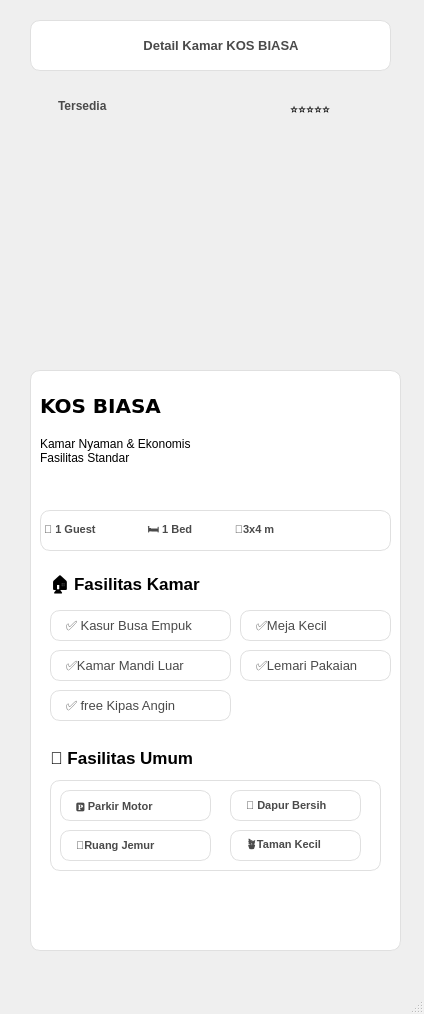
<?xml version="1.0" encoding="UTF-8"?>
<ui version="4.0">
 <class>MainWindow</class>
 <widget class="QMainWindow" name="MainWindow">
  <property name="geometry">
   <rect>
    <x>0</x>
    <y>0</y>
    <width>424</width>
    <height>1014</height>
   </rect>
  </property>
  <property name="windowTitle">
   <string>MainWindow</string>
  </property>
  <widget class="QWidget" name="centralwidget">
   <widget class="QLabel" name="label_biasa">
    <property name="geometry">
     <rect>
      <x>30</x>
      <y>80</y>
      <width>371</width>
      <height>311</height>
     </rect>
    </property>
    <property name="styleSheet">
     <string notr="true">border-image: url(:/detailbiasa/Foto/biasa.jpeg);
background-size: cover;</string>
    </property>
    <property name="text">
     <string/>
    </property>
   </widget>
   <widget class="QLabel" name="label">
    <property name="geometry">
     <rect>
      <x>30</x>
      <y>20</y>
      <width>361</width>
      <height>51</height>
     </rect>
    </property>
    <property name="styleSheet">
     <string notr="true">color:rgba(255,255,255,210);
background-color: #ffffff;      /* Putih seperti di gambar */
    color: #4A4A4A;                 /* Teks abu tua */
    font-size: 10pt; 
 font-weight: bold;               /* Sesuaikan selera */
    
    border-radius: 10px;            /* Biar pill / rounded */
    border: 1px solid #E0E0E0;      /* Garis tipis abu terang (optional) */

    padding-left: 12px;             /* Padding dalam */
    padding-right: 12px;
    padding-top: 6px;
    padding-bottom: 6px;</string>
    </property>
    <property name="text">
     <string>                           Detail Kamar KOS BIASA</string>
    </property>
   </widget>
   <widget class="QPushButton" name="pushButton">
    <property name="geometry">
     <rect>
      <x>40</x>
      <y>30</y>
      <width>101</width>
      <height>31</height>
     </rect>
    </property>
    <property name="styleSheet">
     <string notr="true">QPushButton#pushButton {
    /* Background Gradient Default */
    background-color: qlineargradient(spread:pad, x1:0, y1:0.505682, x2:1, y2:0.477, 
        stop:0 rgba(20, 47, 78, 219), /* Biru Tua */
        stop:1 rgba(85, 98, 112, 226)); /* Abu-abu Kebiruan */
        
    color: rgba(255, 255, 255, 255); /* Teks Putih Solid (lebih jelas) */
    border-radius: 8px; /* Menggunakan 8px agar konsisten dengan elemen lain */
    border: none; /* Pastikan tidak ada border bawaan */
    padding: 10px 25px; /* Padding untuk tombol agar terlihat tebal */
    font-size: 9px; /* Ukuran font yang konsisten */
    font-weight: bold;
}

QPushButton#pushButton:hover {
    /* Gradient Hover: Warna sedikit lebih cerah/kontras */
    background-color: qlineargradient(spread:pad, x1:0, y1:0.505682, x2:1, y2:0.477, 
        stop:0 rgba(40, 67, 98, 219), /* Biru Tua Sedikit Cerah */
        stop:1 rgba(105, 118, 132, 226)); /* Abu-abu Kebiruan Sedikit Cerah */
}

QPushButton#pushButton:pressed {
    /* Efek Pressed (Tombol Tertekan) */
    padding-left: 5px;
    padding-top: 5px;
    /* Memberikan ilusi tombol bergerak ke dalam */
    background-color: rgba(105, 118, 132, 255); /* Warna solid yang lebih gelap/tertarik */
    border-style: inset; /* Opsi lain: inset border */
}</string>
    </property>
    <property name="text">
     <string>&lt;- Kembali</string>
    </property>
   </widget>
   <widget class="QLabel" name="label_2">
    <property name="geometry">
     <rect>
      <x>40</x>
      <y>90</y>
      <width>91</width>
      <height>31</height>
     </rect>
    </property>
    <property name="styleSheet">
     <string notr="true">background-color: qlineargradient(
        spread:pad,
        x1:0, y1:0,
        x2:0, y2:0.715909,
        /* Mulai: Krem Sangat Terang */
        stop:0 rgba(240, 235, 220, 255),  
        /* Tengah: Krem Muda */
        stop:0.375 rgba(220, 215, 200, 255), 
        /* Akhir: Krem Agak Cokelat */
        stop:0.835227 rgba(200, 190, 180, 255) 
    );

    /* Ubah Teks menjadi Gelap (Abu-abu/Cokelat Gelap) agar Kontras di atas latar Krem */
    color: #4A4A4A; 
    
    font-weight: bold;
    border-radius: 8px; 
    padding: 10px 15px;

</string>
    </property>
    <property name="text">
     <string>Tersedia</string>
    </property>
   </widget>
   <widget class="QLabel" name="label_3">
    <property name="geometry">
     <rect>
      <x>290</x>
      <y>100</y>
      <width>91</width>
      <height>16</height>
     </rect>
    </property>
    <property name="font">
     <font>
      <pointsize>9</pointsize>
     </font>
    </property>
    <property name="text">
     <string>⭐️⭐️⭐️⭐️⭐️</string>
    </property>
   </widget>
   <widget class="QLabel" name="label_4">
    <property name="geometry">
     <rect>
      <x>30</x>
      <y>370</y>
      <width>371</width>
      <height>581</height>
     </rect>
    </property>
    <property name="styleSheet">
     <string notr="true">color:rgba(255,255,255,210);
background-color: #ffffff;      /* Putih seperti di gambar */
    color: #4A4A4A;                 /* Teks abu tua */
    font-size: 8pt; 
 font-weight: bold;               /* Sesuaikan selera */
    
    border-radius: 10px;            /* Biar pill / rounded */
    border: 1px solid #E0E0E0;      /* Garis tipis abu terang (optional) */

    padding-left: 12px;             /* Padding dalam */
    padding-right: 12px;
    padding-top: 6px;
    padding-bottom: 6px;</string>
    </property>
    <property name="text">
     <string/>
    </property>
   </widget>
   <widget class="QLabel" name="label_5">
    <property name="geometry">
     <rect>
      <x>40</x>
      <y>380</y>
      <width>211</width>
      <height>51</height>
     </rect>
    </property>
    <property name="font">
     <font>
      <family>Verdana</family>
      <pointsize>15</pointsize>
      <weight>75</weight>
      <bold>true</bold>
     </font>
    </property>
    <property name="text">
     <string>KOS BIASA </string>
    </property>
   </widget>
   <widget class="QLabel" name="label_6">
    <property name="geometry">
     <rect>
      <x>220</x>
      <y>390</y>
      <width>161</width>
      <height>101</height>
     </rect>
    </property>
    <property name="font">
     <font>
      <pointsize>15</pointsize>
      <weight>75</weight>
      <bold>true</bold>
     </font>
    </property>
    <property name="styleSheet">
     <string notr="true">background-color: qlineargradient(
    spread:pad,
    x1:0, y1:0.505682,
    x2:1, y2:0.477,
    stop:0 rgba(255, 210, 80, 255),   /* Kuning Gold Terang */
    stop:1 rgba(255, 170, 30, 255)    /* Kuning Orange Emas */
);

color: rgba(255, 255, 255, 255);  /* Teks putih */
font-weight: bold;
border-radius: 15px;
padding: 10px 15px;
border: none;
</string>
    </property>
    <property name="text">
     <string>Rp450.000 </string>
    </property>
   </widget>
   <widget class="QLabel" name="label_7">
    <property name="geometry">
     <rect>
      <x>290</x>
      <y>410</y>
      <width>81</width>
      <height>16</height>
     </rect>
    </property>
    <property name="font">
     <font>
      <pointsize>9</pointsize>
      <weight>75</weight>
      <bold>true</bold>
     </font>
    </property>
    <property name="styleSheet">
     <string notr="true">color:rgba(255,255,255,210);</string>
    </property>
    <property name="text">
     <string>Harga Sewa</string>
    </property>
   </widget>
   <widget class="QLabel" name="label_8">
    <property name="geometry">
     <rect>
      <x>310</x>
      <y>460</y>
      <width>54</width>
      <height>14</height>
     </rect>
    </property>
    <property name="font">
     <font>
      <weight>75</weight>
      <bold>true</bold>
     </font>
    </property>
    <property name="styleSheet">
     <string notr="true">color:rgba(255,255,255,210);</string>
    </property>
    <property name="text">
     <string>/ bulan</string>
    </property>
   </widget>
   <widget class="QLabel" name="label_9">
    <property name="geometry">
     <rect>
      <x>40</x>
      <y>430</y>
      <width>161</width>
      <height>41</height>
     </rect>
    </property>
    <property name="text">
     <string>Kamar Nyaman &amp; Ekonomis 
Fasilitas Standar</string>
    </property>
   </widget>
   <widget class="QLabel" name="label_10">
    <property name="geometry">
     <rect>
      <x>40</x>
      <y>510</y>
      <width>351</width>
      <height>41</height>
     </rect>
    </property>
    <property name="font">
     <font>
      <pointsize>8</pointsize>
      <weight>75</weight>
      <bold>true</bold>
     </font>
    </property>
    <property name="styleSheet">
     <string notr="true">background-color: #ffffff;      /* Putih seperti di gambar */
    color: #4A4A4A;                 /* Teks abu tua */
    font-size: 8pt;                /* Sesuaikan selera */
    
    border-radius: 10px;            /* Biar pill / rounded */
    border: 1px solid #E0E0E0;      /* Garis tipis abu terang (optional) */
background-color: qlineargradient(
        spread:pad, 
        x1:0, y1:0, 
        x2:0, y2:0.715909, 
        /* Mulai dengan Abu-abu Sangat Terang (hampir putih) */
        stop:0 rgba(240, 240, 240, 200),  
        /* Tengah: Abu-abu Terang */
        stop:0.375 rgba(220, 220, 220, 200), 
        /* Akhir: Abu-abu Agak Sedang */
        stop:0.835227 rgba(200, 200, 200, 200) 
    );</string>
    </property>
    <property name="text">
     <string>👤 1 Guest                 🛏️ 1 Bed              📐3x4 m </string>
    </property>
   </widget>
   <widget class="QLabel" name="label_11">
    <property name="geometry">
     <rect>
      <x>50</x>
      <y>570</y>
      <width>171</width>
      <height>31</height>
     </rect>
    </property>
    <property name="font">
     <font>
      <pointsize>13</pointsize>
      <weight>75</weight>
      <bold>true</bold>
     </font>
    </property>
    <property name="text">
     <string>🏠 Fasilitas Kamar</string>
    </property>
   </widget>
   <widget class="QLabel" name="label_12">
    <property name="geometry">
     <rect>
      <x>50</x>
      <y>650</y>
      <width>181</width>
      <height>31</height>
     </rect>
    </property>
    <property name="styleSheet">
     <string notr="true">background-color: #ffffff;      /* Putih seperti di gambar */
    color: #4A4A4A;                 /* Teks abu tua */
    font-size: 10pt;                /* Sesuaikan selera */
    
    border-radius: 10px;            /* Biar pill / rounded */
    border: 1px solid #E0E0E0;      /* Garis tipis abu terang (optional) */

    padding-left: 12px;             /* Padding dalam */
    padding-right: 12px;
    padding-top: 6px;
    padding-bottom: 6px;</string>
    </property>
    <property name="text">
     <string>✅Kamar Mandi Luar</string>
    </property>
   </widget>
   <widget class="QLabel" name="label_13">
    <property name="geometry">
     <rect>
      <x>50</x>
      <y>690</y>
      <width>181</width>
      <height>31</height>
     </rect>
    </property>
    <property name="styleSheet">
     <string notr="true">background-color: #ffffff;      /* Putih seperti di gambar */
    color: #4A4A4A;                 /* Teks abu tua */
    font-size: 10pt;                /* Sesuaikan selera */
    
    border-radius: 10px;            /* Biar pill / rounded */
    border: 1px solid #E0E0E0;      /* Garis tipis abu terang (optional) */

    padding-left: 12px;             /* Padding dalam */
    padding-right: 12px;
    padding-top: 6px;
    padding-bottom: 6px;</string>
    </property>
    <property name="text">
     <string>✅ free Kipas Angin</string>
    </property>
   </widget>
   <widget class="QLabel" name="label_15">
    <property name="geometry">
     <rect>
      <x>50</x>
      <y>610</y>
      <width>181</width>
      <height>31</height>
     </rect>
    </property>
    <property name="styleSheet">
     <string notr="true">background-color: #ffffff;      /* Putih seperti di gambar */
    color: #4A4A4A;                 /* Teks abu tua */
    font-size: 10pt;                /* Sesuaikan selera */
    
    border-radius: 10px;            /* Biar pill / rounded */
    border: 1px solid #E0E0E0;      /* Garis tipis abu terang (optional) */

    padding-left: 12px;             /* Padding dalam */
    padding-right: 12px;
    padding-top: 6px;
    padding-bottom: 6px;</string>
    </property>
    <property name="text">
     <string>✅ Kasur Busa Empuk</string>
    </property>
   </widget>
   <widget class="QLabel" name="label_16">
    <property name="geometry">
     <rect>
      <x>240</x>
      <y>610</y>
      <width>151</width>
      <height>31</height>
     </rect>
    </property>
    <property name="styleSheet">
     <string notr="true">background-color: #ffffff;      /* Putih seperti di gambar */
    color: #4A4A4A;                 /* Teks abu tua */
    font-size: 10pt;                /* Sesuaikan selera */
    
    border-radius: 10px;            /* Biar pill / rounded */
    border: 1px solid #E0E0E0;      /* Garis tipis abu terang (optional) */

    padding-left: 12px;             /* Padding dalam */
    padding-right: 12px;
    padding-top: 6px;
    padding-bottom: 6px;</string>
    </property>
    <property name="text">
     <string>✅Meja Kecil</string>
    </property>
   </widget>
   <widget class="QLabel" name="label_17">
    <property name="geometry">
     <rect>
      <x>240</x>
      <y>650</y>
      <width>151</width>
      <height>31</height>
     </rect>
    </property>
    <property name="styleSheet">
     <string notr="true">background-color: #ffffff;      /* Putih seperti di gambar */
    color: #4A4A4A;                 /* Teks abu tua */
    font-size: 10pt;                /* Sesuaikan selera */
    
    border-radius: 10px;            /* Biar pill / rounded */
    border: 1px solid #E0E0E0;      /* Garis tipis abu terang (optional) */

    padding-left: 12px;             /* Padding dalam */
    padding-right: 12px;
    padding-top: 6px;
    padding-bottom: 6px;</string>
    </property>
    <property name="text">
     <string>✅Lemari Pakaian</string>
    </property>
   </widget>
   <widget class="QLabel" name="label_18">
    <property name="geometry">
     <rect>
      <x>50</x>
      <y>750</y>
      <width>181</width>
      <height>16</height>
     </rect>
    </property>
    <property name="font">
     <font>
      <pointsize>13</pointsize>
      <weight>75</weight>
      <bold>true</bold>
     </font>
    </property>
    <property name="text">
     <string>🌟 Fasilitas Umum</string>
    </property>
   </widget>
   <widget class="QLabel" name="label_19">
    <property name="geometry">
     <rect>
      <x>50</x>
      <y>780</y>
      <width>331</width>
      <height>91</height>
     </rect>
    </property>
    <property name="styleSheet">
     <string notr="true">background-color: #ffffff;      /* Putih seperti di gambar */
    color: #4A4A4A;                 /* Teks abu tua */
    font-size: 8pt;                /* Sesuaikan selera */
    
    border-radius: 10px;            /* Biar pill / rounded */
    border: 1px solid #E0E0E0;      /* Garis tipis abu terang (optional) */
background-color: qlineargradient(
        spread:pad, 
        x1:0, y1:0, 
        x2:0, y2:0.715909, 
        /* Mulai dengan Abu-abu Sangat Terang (hampir putih) */
        stop:0 rgba(240, 240, 240, 200),  
        /* Tengah: Abu-abu Terang */
        stop:0.375 rgba(220, 220, 220, 200), 
        /* Akhir: Abu-abu Agak Sedang */
        stop:0.835227 rgba(200, 200, 200, 200) 
    );</string>
    </property>
    <property name="text">
     <string/>
    </property>
   </widget>
   <widget class="QLabel" name="label_20">
    <property name="geometry">
     <rect>
      <x>60</x>
      <y>790</y>
      <width>151</width>
      <height>31</height>
     </rect>
    </property>
    <property name="styleSheet">
     <string notr="true">color:rgba(255,255,255,210);
background-color: #ffffff;      /* Putih seperti di gambar */
    color: #4A4A4A;                 /* Teks abu tua */
    font-size: 8pt; 
 font-weight: bold;               /* Sesuaikan selera */
    
    border-radius: 10px;            /* Biar pill / rounded */
    border: 1px solid #E0E0E0;      /* Garis tipis abu terang (optional) */

    padding-left: 12px;             /* Padding dalam */
    padding-right: 12px;
    padding-top: 6px;
    padding-bottom: 6px;</string>
    </property>
    <property name="text">
     <string>🅿️ Parkir Motor</string>
    </property>
   </widget>
   <widget class="QLabel" name="label_21">
    <property name="geometry">
     <rect>
      <x>60</x>
      <y>830</y>
      <width>151</width>
      <height>31</height>
     </rect>
    </property>
    <property name="styleSheet">
     <string notr="true">color:rgba(255,255,255,210);
background-color: #ffffff;      /* Putih seperti di gambar */
    color: #4A4A4A;                 /* Teks abu tua */
    font-size: 8pt; 
 font-weight: bold;               /* Sesuaikan selera */
    
    border-radius: 10px;            /* Biar pill / rounded */
    border: 1px solid #E0E0E0;      /* Garis tipis abu terang (optional) */

    padding-left: 12px;             /* Padding dalam */
    padding-right: 12px;
    padding-top: 6px;
    padding-bottom: 6px;</string>
    </property>
    <property name="text">
     <string>🧺Ruang Jemur</string>
    </property>
   </widget>
   <widget class="QLabel" name="label_22">
    <property name="geometry">
     <rect>
      <x>230</x>
      <y>790</y>
      <width>131</width>
      <height>31</height>
     </rect>
    </property>
    <property name="styleSheet">
     <string notr="true">color:rgba(255,255,255,210);
background-color: #ffffff;      /* Putih seperti di gambar */
    color: #4A4A4A;                 /* Teks abu tua */
    font-size: 8pt; 
 font-weight: bold;               /* Sesuaikan selera */
    
    border-radius: 10px;            /* Biar pill / rounded */
    border: 1px solid #E0E0E0;      /* Garis tipis abu terang (optional) */

    padding-left: 12px;             /* Padding dalam */
    padding-right: 12px;
    padding-top: 6px;
    padding-bottom: 6px;</string>
    </property>
    <property name="text">
     <string>🍳 Dapur Bersih</string>
    </property>
   </widget>
   <widget class="QLabel" name="label_23">
    <property name="geometry">
     <rect>
      <x>230</x>
      <y>830</y>
      <width>131</width>
      <height>31</height>
     </rect>
    </property>
    <property name="styleSheet">
     <string notr="true">color:rgba(255,255,255,210);
background-color: #ffffff;      /* Putih seperti di gambar */
    color: #4A4A4A;                 /* Teks abu tua */
    font-size: 8pt; 
 font-weight: bold;               /* Sesuaikan selera */
    
    border-radius: 10px;            /* Biar pill / rounded */
    border: 1px solid #E0E0E0;      /* Garis tipis abu terang (optional) */

    padding-left: 12px;             /* Padding dalam */
    padding-right: 12px;
    padding-top: 6px;
    padding-bottom: 6px;</string>
    </property>
    <property name="text">
     <string>🪴Taman Kecil</string>
    </property>
   </widget>
   <widget class="QPushButton" name="pushButton_2">
    <property name="geometry">
     <rect>
      <x>60</x>
      <y>890</y>
      <width>321</width>
      <height>41</height>
     </rect>
    </property>
    <property name="styleSheet">
     <string notr="true">QPushButton#pushButton_2 {
    /* Background Gradient Default */
    background-color: qlineargradient(spread:pad, x1:0, y1:0.505682, x2:1, y2:0.477, 
        stop:0 rgba(20, 47, 78, 219), /* Biru Tua */
        stop:1 rgba(85, 98, 112, 226)); /* Abu-abu Kebiruan */
        
    color: rgba(255, 255, 255, 255); /* Teks Putih Solid (lebih jelas) */
    border-radius: 8px; /* Menggunakan 8px agar konsisten dengan elemen lain */
    border: none; /* Pastikan tidak ada border bawaan */
    padding: 10px 25px; /* Padding untuk tombol agar terlihat tebal */
    font-size: 14px; /* Ukuran font yang konsisten */
    font-weight: bold;
}

QPushButton#pushButton_2:hover {
    /* Gradient Hover: Warna sedikit lebih cerah/kontras */
    background-color: qlineargradient(spread:pad, x1:0, y1:0.505682, x2:1, y2:0.477, 
        stop:0 rgba(40, 67, 98, 219), /* Biru Tua Sedikit Cerah */
        stop:1 rgba(105, 118, 132, 226)); /* Abu-abu Kebiruan Sedikit Cerah */
}

QPushButton#pushButton_2:pressed {
    /* Efek Pressed (Tombol Tertekan) */
    padding-left: 5px;
    padding-top: 5px;
    /* Memberikan ilusi tombol bergerak ke dalam */
    background-color: rgba(105, 118, 132, 255); /* Warna solid yang lebih gelap/tertarik */
    border-style: inset; /* Opsi lain: inset border */
}</string>
    </property>
    <property name="text">
     <string>Pesan Sekarang</string>
    </property>
   </widget>
   <zorder>label_biasa</zorder>
   <zorder>label_4</zorder>
   <zorder>label_19</zorder>
   <zorder>label</zorder>
   <zorder>pushButton</zorder>
   <zorder>label_2</zorder>
   <zorder>label_3</zorder>
   <zorder>label_5</zorder>
   <zorder>label_6</zorder>
   <zorder>label_7</zorder>
   <zorder>label_8</zorder>
   <zorder>label_9</zorder>
   <zorder>label_10</zorder>
   <zorder>label_11</zorder>
   <zorder>label_12</zorder>
   <zorder>label_13</zorder>
   <zorder>label_15</zorder>
   <zorder>label_16</zorder>
   <zorder>label_17</zorder>
   <zorder>label_18</zorder>
   <zorder>label_20</zorder>
   <zorder>label_21</zorder>
   <zorder>label_22</zorder>
   <zorder>label_23</zorder>
   <zorder>pushButton_2</zorder>
  </widget>
  <widget class="QMenuBar" name="menubar">
   <property name="geometry">
    <rect>
     <x>0</x>
     <y>0</y>
     <width>424</width>
     <height>23</height>
    </rect>
   </property>
  </widget>
  <widget class="QStatusBar" name="statusbar"/>
 </widget>
 <resources>
  <include location="detailbiasa.qrc"/>
 </resources>
 <connections/>
</ui>
